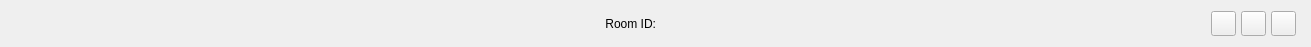
<?xml version="1.0" encoding="UTF-8"?>
<ui version="4.0">
 <class>TopBarController</class>
 <widget class="QWidget" name="TopBarController">
  <property name="geometry">
   <rect>
    <x>0</x>
    <y>0</y>
    <width>1311</width>
    <height>47</height>
   </rect>
  </property>
  <property name="windowTitle">
   <string>TopBarController</string>
  </property>
  <layout class="QHBoxLayout" name="horizontalLayout">
   <property name="spacing">
    <number>0</number>
   </property>
   <property name="leftMargin">
    <number>0</number>
   </property>
   <property name="topMargin">
    <number>0</number>
   </property>
   <property name="rightMargin">
    <number>0</number>
   </property>
   <property name="bottomMargin">
    <number>0</number>
   </property>
   <item>
    <widget class="QWidget" name="widget_bg" native="true">
     <layout class="QHBoxLayout" name="horizontalLayout_3">
      <property name="spacing">
       <number>5</number>
      </property>
      <property name="leftMargin">
       <number>15</number>
      </property>
      <property name="topMargin">
       <number>5</number>
      </property>
      <property name="rightMargin">
       <number>15</number>
      </property>
      <property name="bottomMargin">
       <number>5</number>
      </property>
      <item>
       <spacer name="horizontalSpacer_3">
        <property name="orientation">
         <enum>Qt::Horizontal</enum>
        </property>
        <property name="sizeType">
         <enum>QSizePolicy::Fixed</enum>
        </property>
        <property name="sizeHint" stdset="0">
         <size>
          <width>95</width>
          <height>20</height>
         </size>
        </property>
       </spacer>
      </item>
      <item>
       <spacer name="horizontalSpacer_2">
        <property name="orientation">
         <enum>Qt::Horizontal</enum>
        </property>
        <property name="sizeHint" stdset="0">
         <size>
          <width>40</width>
          <height>20</height>
         </size>
        </property>
       </spacer>
      </item>
      <item>
       <widget class="QWidget" name="widget" native="true">
        <property name="minimumSize">
         <size>
          <width>200</width>
          <height>0</height>
         </size>
        </property>
        <layout class="QHBoxLayout" name="horizontalLayout_2">
         <property name="spacing">
          <number>5</number>
         </property>
         <property name="leftMargin">
          <number>0</number>
         </property>
         <property name="topMargin">
          <number>0</number>
         </property>
         <property name="rightMargin">
          <number>0</number>
         </property>
         <property name="bottomMargin">
          <number>0</number>
         </property>
         <item>
          <widget class="QLabel" name="label_room">
           <property name="text">
            <string>Room ID:</string>
           </property>
           <property name="alignment">
            <set>Qt::AlignRight|Qt::AlignTrailing|Qt::AlignVCenter</set>
           </property>
          </widget>
         </item>
         <item>
          <widget class="QLabel" name="label_room_name">
           <property name="text">
            <string/>
           </property>
           <property name="alignment">
            <set>Qt::AlignCenter</set>
           </property>
          </widget>
         </item>
        </layout>
       </widget>
      </item>
      <item>
       <spacer name="horizontalSpacer">
        <property name="orientation">
         <enum>Qt::Horizontal</enum>
        </property>
        <property name="sizeHint" stdset="0">
         <size>
          <width>40</width>
          <height>20</height>
         </size>
        </property>
       </spacer>
      </item>
      <item>
       <widget class="QPushButton" name="btn_network">
        <property name="minimumSize">
         <size>
          <width>25</width>
          <height>25</height>
         </size>
        </property>
        <property name="maximumSize">
         <size>
          <width>25</width>
          <height>25</height>
         </size>
        </property>
        <property name="text">
         <string/>
        </property>
       </widget>
      </item>
      <item>
       <widget class="QPushButton" name="btn_set">
        <property name="minimumSize">
         <size>
          <width>25</width>
          <height>25</height>
         </size>
        </property>
        <property name="maximumSize">
         <size>
          <width>25</width>
          <height>25</height>
         </size>
        </property>
        <property name="text">
         <string/>
        </property>
       </widget>
      </item>
      <item>
       <widget class="QPushButton" name="btn_switch_layout">
        <property name="minimumSize">
         <size>
          <width>25</width>
          <height>25</height>
         </size>
        </property>
        <property name="maximumSize">
         <size>
          <width>25</width>
          <height>25</height>
         </size>
        </property>
        <property name="text">
         <string/>
        </property>
       </widget>
      </item>
     </layout>
    </widget>
   </item>
  </layout>
 </widget>
 <layoutdefault spacing="6" margin="11"/>
 <resources/>
 <connections/>
</ui>
